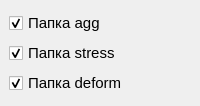
             <widget class="QFrame" name="vbn">
              <property name="sizePolicy">
               <sizepolicy hsizetype="Expanding" vsizetype="Preferred">
                <horstretch>0</horstretch>
                <verstretch>0</verstretch>
               </sizepolicy>
              </property>
              <property name="autoFillBackground">
               <bool>false</bool>
              </property>
              <property name="styleSheet">
               <string notr="true">QFrame#vbn{
border: 5px solid rgb(128, 160, 165);
border-radius: 17px;
}
</string>
              </property>
              <layout class="QVBoxLayout" name="verticalLayout_4">
               <property name="leftMargin">
                <number>9</number>
               </property>
               <item>
                <widget class="QCheckBox" name="check_agg">
                 <property name="font">
                  <font>
                   <family>Segoe UI</family>
                   <pointsize>11</pointsize>
                  </font>
                 </property>
                 <property name="text">
                  <string>Папка agg</string>
                 </property>
                 <property name="checked">
                  <bool>true</bool>
                 </property>
                </widget>
               </item>
               <item>
                <widget class="QCheckBox" name="check_stress">
                 <property name="font">
                  <font>
                   <family>Segoe UI</family>
                   <pointsize>11</pointsize>
                  </font>
                 </property>
                 <property name="text">
                  <string>Папка stress</string>
                 </property>
                 <property name="checked">
                  <bool>true</bool>
                 </property>
                </widget>
               </item>
               <item>
                <widget class="QCheckBox" name="check_deform">
                 <property name="font">
                  <font>
                   <family>Segoe UI</family>
                   <pointsize>11</pointsize>
                  </font>
                 </property>
                 <property name="text">
                  <string>Папка deform</string>
                 </property>
                 <property name="checked">
                  <bool>true</bool>
                 </property>
                </widget>
               </item>
              </layout>
             </widget>
